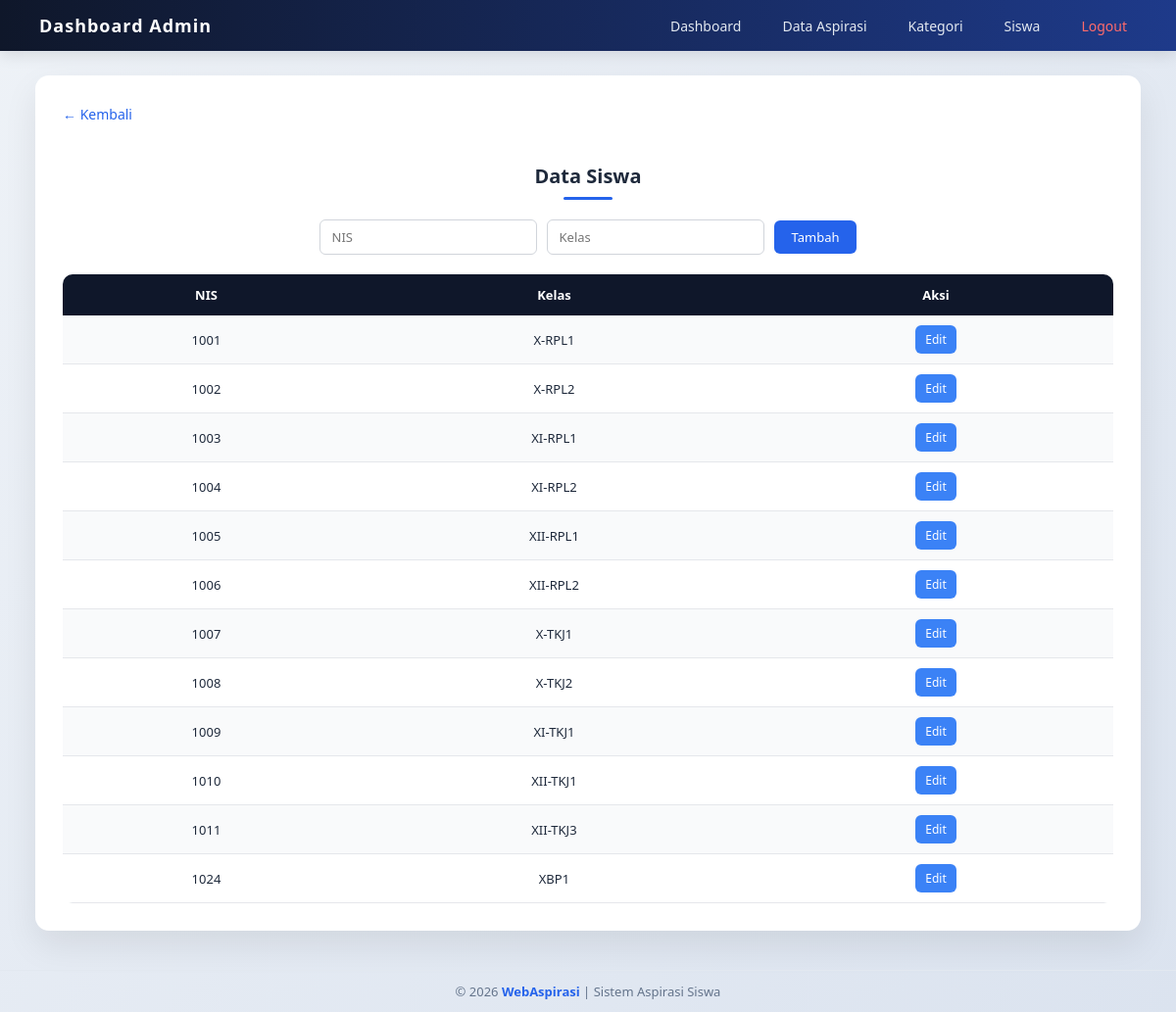
/siswa.php (signed in), run on the app's committed database.
### tables this page shows
CREATE TABLE `siswa` (
  `nis` int NOT NULL,
  `kelas` varchar(10) NOT NULL
);

### siswa.php (the view, shortened to what this page needs)
<?php
include 'db.php';
$data = mysqli_query($conn, "SELECT * FROM siswa ORDER BY nis ASC");
?>
<!DOCTYPE html>
<html>
<head>
    <link rel="stylesheet" href="css/style.css">
</head>
<body>
    <div class="navbar-admin">
        <div class="logo">
            <b>Dashboard Admin</b>
        </div>
        <ul class="menu">
            <li><a href="dashboard.php">Dashboard</a></li>
            <li><a href="data-aspirasi.php">Data Aspirasi</a></li>
            <li><a href="kategori.php">Kategori</a></li>
            <li><a href="siswa.php">Siswa</a></li>
            <li><a href="logout.php" class="logout">Logout</a></li>
        </ul>
    </div>
    <div class="container">
        <a href="dashboard.php" class="btn-back">← Kembali</a>
        <h2>Data Siswa</h2>
        <div class="form-card">
            <form method="POST">
                <input type="text" name="nis" placeholder="NIS" required>
                <input type="text" name="kelas" placeholder="Kelas" required>
                <button type="submit" name="tambah">Tambah</button>
            </form>
        </div>
        <div class="table-wrapper">
            <table>
                <tr>
                    <th>NIS</th>
                    <th>Kelas</th>
                    <th>Aksi</th>
                </tr>
                <?php while ($row = mysqli_fetch_assoc($data)) { ?>
                    <tr>
                        <td><?= $row['nis']; ?></td>
                        <td><?= $row['kelas']; ?></td>
                        <td>
                            <button class="btn-edit"
                                onclick="editData('<?= $row['nis']; ?>','<?= $row['kelas']; ?>')">
                                Edit
                            </button>
                        </td>
                    </tr>
                <?php } ?>
            </table>
        </div>
    </div>
</body>
<footer class="footer">
    <p>© 2026 <b>WebAspirasi</b> | Sistem Aspirasi Siswa</p>
</footer>
</html>

### css/style.css (style rules this page uses)
* { margin:0; padding:0; box-sizing:border-box; font-family:'Segoe UI',sans-serif; }
body { background:linear-gradient(135deg,#eef2f7,#dbe3ef); color:#1e293b; }
.navbar-admin { background:linear-gradient(90deg,#0f172a,#1e3a8a); padding:14px 40px; display:flex; justify-content:space-between; align-items:center; box-shadow:0 4px 15px rgba(0,0,0,0.1); }
.logo { color:white; font-size:18px; font-weight:600; letter-spacing:1px; }
.menu { list-style:none; display:flex; gap:22px; }
.menu li a { color:#e2e8f0; text-decoration:none; font-size:14px; padding:6px 10px; border-radius:6px; transition:0.3s; }
.logout { color:#ff6b6b !important; }
.container { width:94%; max-width:1200px; margin:25px auto; background:white; padding:28px; border-radius:14px; box-shadow:0 15px 35px rgba(0,0,0,0.08); }
h2 { text-align:center; margin:25px 0 20px; font-size:20px; font-weight:600; position:relative; }
h2::after { content:''; width:50px; height:3px; background:#2563eb; display:block; margin:8px auto; border-radius:2px; }
.btn-back { display:inline-block; margin-bottom:15px; color:#2563eb; text-decoration:none; font-size:14px; }
.form-card { margin-bottom:20px; }
.form-card form { display:flex; gap:10px; flex-wrap:wrap; justify-content:center; align-items:center; }
.form-card input { padding:8px 12px; border:1px solid #d1d5db; border-radius:6px; font-size:13px; }
.form-card button { padding:8px 18px; background:#2563eb; color:white; border:none; border-radius:6px; cursor:pointer; font-size:13px; }
.form-card { margin-bottom:20px; text-align:center; }
.table-wrapper { overflow-x:auto; }
table { width:100%; border-collapse:collapse; border-radius:10px; overflow:hidden; }
table th { background:#0f172a; color:white; padding:12px; font-size:13px; }
table td { padding:10px; border-bottom:1px solid #e5e7eb; font-size:13px; text-align:center; }
table tr:nth-child(even) { background:#f9fafb; }
.btn-edit { background:#3b82f6; color:white; border:none; padding:6px 10px; font-size:12px; border-radius:6px; cursor:pointer; }
.footer { margin-top: 40px; padding: 12px; text-align: center; color: #64748b; font-size: 13px; border-top: 1px solid #e2e8f0; }
.footer b { color: #2563eb; }

### data on the page
siswa: nis "1001", kelas "X-RPL1"
siswa: nis "1002", kelas "X-RPL2"
siswa: nis "1003", kelas "XI-RPL1"
siswa: nis "1004", kelas "XI-RPL2"
siswa: nis "1005", kelas "XII-RPL1"
siswa: nis "1006", kelas "XII-RPL2"
siswa: nis "1007", kelas "X-TKJ1"
siswa: nis "1008", kelas "X-TKJ2"
siswa: nis "1009", kelas "XI-TKJ1"
siswa: nis "1010", kelas "XII-TKJ1"
siswa: nis "1011", kelas "XII-TKJ3"
siswa: nis "1024", kelas "XBP1"
